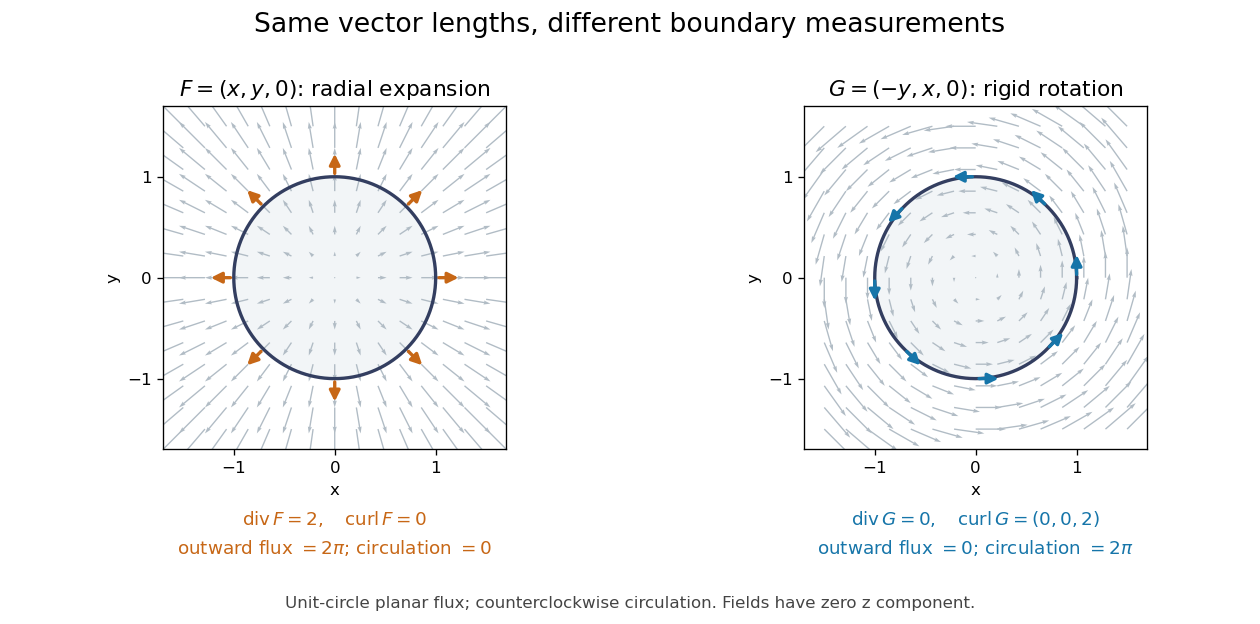

Here is the Python script that generated this plot:
"""Planar flux and circulation for two equal-magnitude analytic vector fields."""

from pathlib import Path

import matplotlib
matplotlib.use("Agg")
import matplotlib.pyplot as plt
import numpy as np


def main():
    t = np.linspace(0, 2 * np.pi, 4097)
    normal = np.array([np.cos(t), np.sin(t)])
    tangent = np.array([-np.sin(t), np.cos(t)])
    for field, expected in [(normal, (2 * np.pi, 0)),
                            (tangent, (0, 2 * np.pi))]:
        flux = np.trapezoid(np.sum(field * normal, axis=0), t)
        circulation = np.trapezoid(np.sum(field * tangent, axis=0), t)
        assert np.isclose(flux, expected[0])
        assert np.isclose(circulation, expected[1])
    fig, axes = plt.subplots(1, 2, figsize=(10.5, 5.2), dpi=120)
    fig.patch.set_facecolor("white")
    grid = np.linspace(-1.5, 1.5, 15)
    x, y = np.meshgrid(grid, grid)
    colors = ["#c76716", "#1675a9"]
    for ax, rotating, color in zip(axes, [False, True], colors):
        u, v = (-y, x) if rotating else (x, y)
        ax.fill(np.cos(t), np.sin(t), color="#f2f5f7", zorder=0)
        ax.quiver(x, y, u, v, color="#b1bcc5", angles="xy",
                  scale_units="xy", scale=5, width=0.004)
        ax.plot(np.cos(t), np.sin(t), color="#333e60", lw=2)
        for angle in np.linspace(0, 2 * np.pi, 8, endpoint=False):
            p = np.array([np.cos(angle), np.sin(angle)])
            direction = np.array([-p[1], p[0]]) if rotating else p
            ax.annotate("", xy=p + 0.26 * direction, xytext=p,
                        arrowprops={"arrowstyle": "-|>", "color": color,
                                    "lw": 2, "mutation_scale": 13})
        ax.set_aspect("equal")
        ax.set_xlim(-1.7, 1.7)
        ax.set_ylim(-1.7, 1.7)
        ax.set_xticks([-1, 0, 1])
        ax.set_yticks([-1, 0, 1])
        ax.set_xlabel("x")
        ax.set_ylabel("y")
        ax.set_title(r"$G=(-y,x,0)$: rigid rotation" if rotating
                     else r"$F=(x,y,0)$: radial expansion", fontsize=13)
        statements = ([r"$\mathrm{div}\,G=0,\quad\mathrm{curl}\,G=(0,0,2)$",
                       r"outward flux $=0$; circulation $=2\pi$"] if rotating
                      else [r"$\mathrm{div}\,F=2,\quad\mathrm{curl}\,F=0$",
                            r"outward flux $=2\pi$; circulation $=0$"])
        for j, line in enumerate(statements):
            ax.text(0.5, -0.22 - j * 0.085, line, transform=ax.transAxes,
                    ha="center", fontsize=11, color=color)
    fig.suptitle("Same vector lengths, different boundary measurements",
                 fontsize=16, y=0.98)
    fig.text(0.5, 0.025, "Unit-circle planar flux; counterclockwise circulation. Fields have zero z component.",
             ha="center", fontsize=10, color="#444444")
    fig.subplots_adjust(left=0.07, right=0.97, bottom=0.28, top=0.83, wspace=0.30)
    fig.savefig(Path.cwd() / Path(__file__).with_suffix(".png").name,
                facecolor="white")
    plt.close(fig)


if __name__ == "__main__":
    main()
